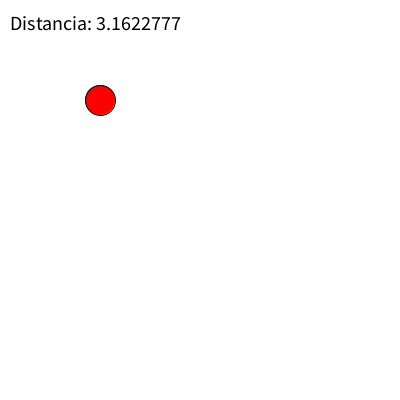
Frame 1 (no input)
Frame 60 (the mouse pressed at the canvas centre just before this capture): identical to frame 1, image omitted
Frame 120 (the mouse held since frame 60 and released just before this capture): identical to frame 1, image omitted

The Processing sketch that drew this single still picture (run headless with seeded random() and noise(); from frame 60 on, the mouse is pressed at the canvas centre):

// Processing sketch: ejercicio17
// ── ejercicio17.pde
int x1 = 1;
int y1 = 1;
int x2 = 2;
int y2 = 4;

void setup() {
  size(400, 400);
}

void draw() {
  background(255);
  fill(255, 0, 0); 
  ellipse(x1 * 100, y1 * 100, 30, 30);
  fill(0, 0, 255);
  rect(x2 * 100, y2 * 100, 30, 30);
  float distancia = sqrt(pow(x2 - x1, 2) + pow(y2 - y1, 2));

  fill(0);
  textSize(20);
  text("Distancia: " + distancia, 10, 30);
}

void mouseMoved() {
  x1 = mouseX / 100;
  y1 = mouseY / 100;
}
